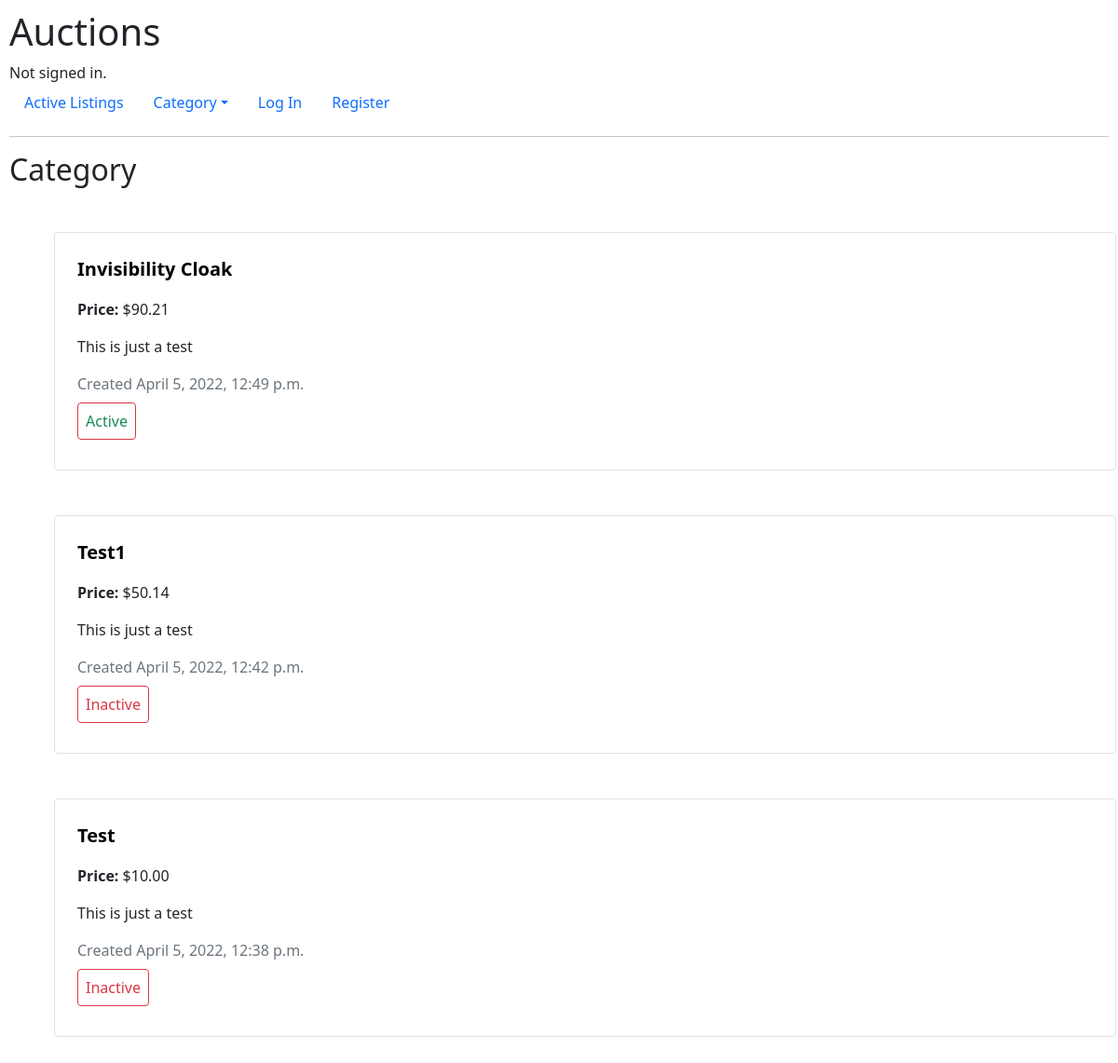
The page /category/Fashion on the database as committed earlier.
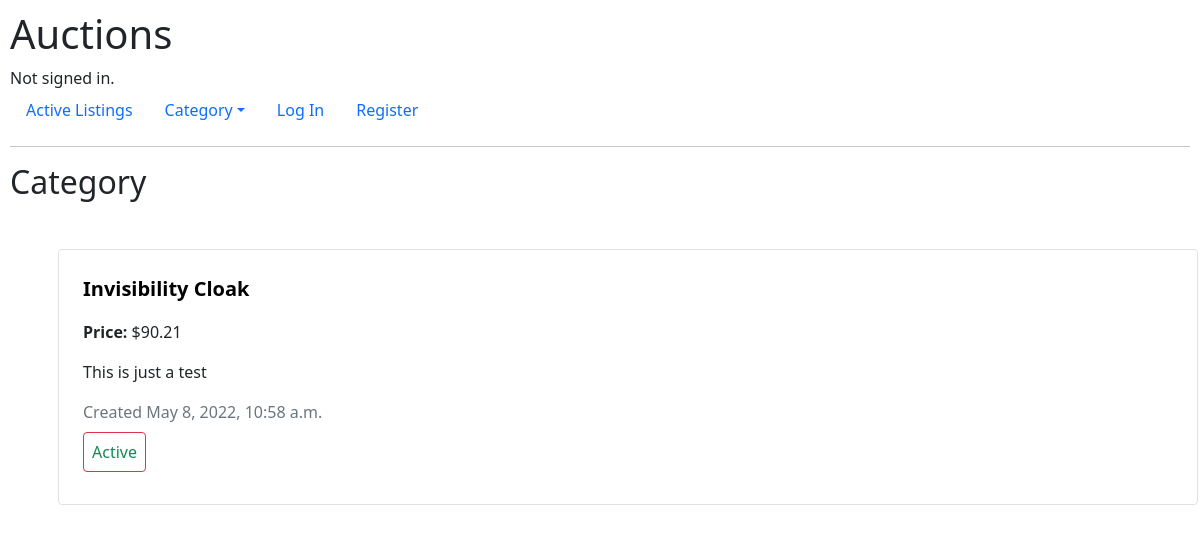
The same page on the database as committed later.
### auctions/models.py (models this page shows, shortened)
class AuctionListings(models.Model):
    class Category(models.TextChoices):
        FASHION = 'Fashion'
        TOYS = 'Toys'
        ELECTRONICS = 'Electronics'
        HOME = 'Home'
        WOMEN = 'Women'
        MEN = 'Men'
    class Status(models.TextChoices):
        ACTIVE = 'Active'
        INACTIVE = 'Inactive'
    class ErrorMessages:
        STARTING_BID = 'Starting bid should be 0 or greater'
    title = models.CharField(max_length=32, unique=True)
    description = models.CharField(max_length=256)
    starting_bid = models.FloatField(validators=[MinValueValidator(0, message=ErrorMessages.STARTING_BID)],
                                     default=0.0)
    final_bid = models.FloatField()
    category = models.CharField(max_length=len(Category.ELECTRONICS), choices=Category.choices,
                                default=Category.FASHION)
    image_url = models.URLField(max_length=256, null=True, blank=True)
    status = models.CharField(max_length=len(Status.INACTIVE), choices=Status.choices, default=Status.ACTIVE)
    date_created = models.DateTimeField(auto_now=True)
    user = models.ForeignKey(User, on_delete=models.CASCADE, related_name='user')

### auctions/views.py (the view)
# urls.py: path("category/<str:listings_type>", views.category, name="category"),
def category(request, listings_type):
    listings_type_data = AuctionListings.objects.filter(category=listings_type).order_by('-date_created')
    context = {'listings_type': listings_type_data, **common_context(request)}
    return render(request, 'auctions/category.html', context)

### auctions/views.py (called while the page is built)
def common_context(request):
    choices = AuctionListings.Category
    number_of_lists = Watchlist.objects.filter(user_id=request.user.id, watchlist__status='Active')
    context = {'number_of_lists': len(number_of_lists), 'choices': choices}
    return context

### auctions/templates/auctions/category.html (shortened to what this page needs)
{% extends 'auctions/index.html' %}
{% block body %}
    <h2>Category</h2>
    {% for listing_type in listings_type %}
        <div class="container border rounded m-5 p-4">
            <p class="fw-bolder fs-5"><a class="text-decoration-none text-black" href="{% url 'auctions:listing_details' listing_type.title %}">{{ listing_type.title }}</a></p>
            <p class="fs-6"><strong>Price: </strong>${{ listing_type.final_bid|floatformat:2 }}</p>
            <p class="fs-6">{{ listing_type.description }}</p>
            <p class="text-muted fs-6">Created {{ listing_type.date_created }}</p>
            {% if listing_type.status == 'Active' %}
                <p class="text-success fs-6"><span class="border rounded border-danger p-2">{{ listing_type.status }}</span></p>
            {% else %}
                <p class="text-danger fs-6"><span class="border rounded border-danger p-2">{{ listing_type.status }}</span></p>
            {% endif %}
        </div>
    {% empty %}
        <div class="container">
            <p class="fs-5 mt-5">There isn't any listing right now</p>
        </div>
    {% endfor %}
{% endblock %}

### auctions/templates/auctions/index.html (shortened to what this page needs)
{% extends "auctions/layout.html" %}
{% load static %}

### auctions/templates/auctions/layout.html (shortened to what this page needs)
{% load static %}
<!DOCTYPE html>
<html lang="en">
    <head>
        <link href="https://cdn.jsdelivr.net/npm/bootstrap@5.1.3/dist/css/bootstrap.min.css" rel="stylesheet">
        <link href="{% static 'auctions/styles.css' %}" rel="stylesheet">
    </head>
    <body>
        <h1>Auctions</h1>
        <div>
            {% if user.is_authenticated %}
                Signed in as <strong>{{ user.username }}</strong>.
            {% else %}
                Not signed in.
            {% endif %}
        </div>
        <ul class="nav">
            <li class="nav-item">
                <a class="nav-link" href="{% url 'auctions:index' %}">Active Listings</a>
            </li>
            <li class="nav-item dropdown">
                <a class="nav-link dropdown-toggle" data-bs-toggle="dropdown" role="button" aria-expanded="false">Category</a>
            </li>
            {% if user.is_authenticated %}
                <li class="nav-item">
                    <a class="nav-link" href="{% url 'auctions:watchlist' %}">Watchlist {% block watchlist %}
                    {% endblock %}</a>
                </li>
                <li class="nav-item">
                    <a class="nav-link" href="{% url 'auctions:create_listings' %}">Create Listings</a>
                </li>
                <li class="nav-item">
                    <a class="nav-link" href="{% url 'auctions:winning_listings' %}">Winning Listings</a>
                </li>
                <li class="nav-item">
                    <a class="nav-link" href="{% url 'auctions:logout' %}">Log Out</a>
                </li>
            {% else %}
                <li class="nav-item">
                    <a class="nav-link" href="{% url 'auctions:login' %}">Log In</a>
                </li>
                <li class="nav-item">
                    <a class="nav-link" href="{% url 'auctions:register' %}">Register</a>
                </li>
            {% endif %}
        </ul>
        <hr>
        {% block body %}
        {% endblock %}
    </body>
</html>

### auctions/static/auctions/styles.css (style rules this page uses)
body { padding: 10px; }

Rows that differ between the two databases and show on the page:
removed AuctionListings: title "Test1", final_bid "50.14", description "This is just a test", date_created "April 5, 2022, 12:42 p.m.", status "Inactive"
removed AuctionListings: title "Test", final_bid "10.00", description "This is just a test", date_created "April 5, 2022, 12:38 p.m.", status "Inactive"
changed AuctionListings "Invisibility Cloak": date_created "April 5, 2022, 12:49 p.m." → "May 8, 2022, 10:58 a.m."
